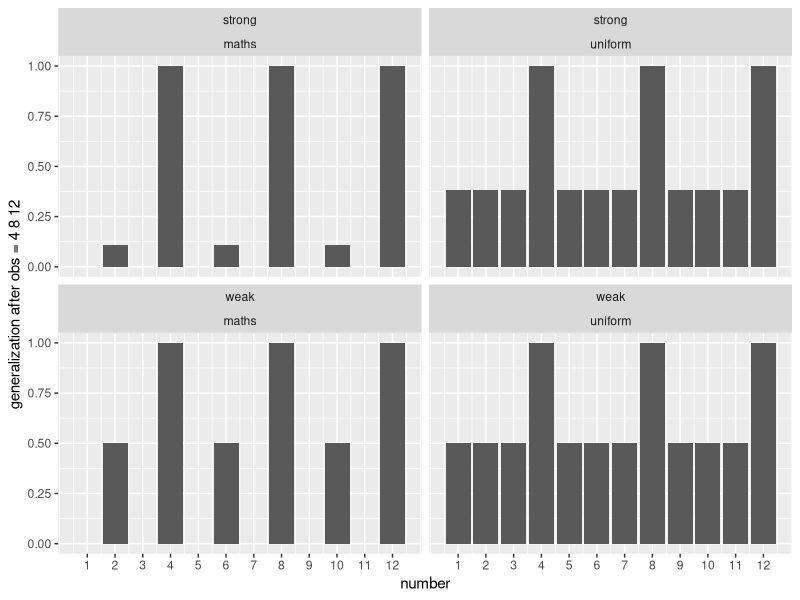
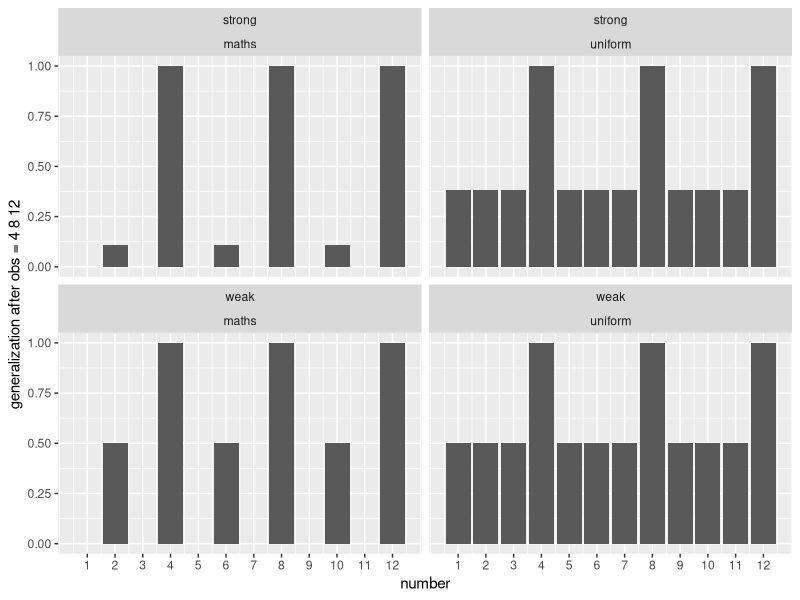

Here is the R script that generated these plots, in order: (Note: this script raises an error after producing the figures.)
# Code for the number game

library(ggplot2)
library(tidyverse)

# First define a helper function that will be used to carry out inference. It creates a list (PG) that includes
#   - posterior (P) computed by combining likelihood and prior
#   - generalizations (G) that emerge from this posterior (ie the posterior predictive distribution)

make_pg <- function(obs, hs, prior, likelihood, priorname, likelihoodname) {

  pg <- list()

  posterior <- prior # initialise the posterior at the prior
  for( o in obs ) { # loop over the observations
    posterior <- posterior * likelihood[,o] # update the posterior 
  }
  
  # "normalise" the posterior so that it sums to 1
  posterior <- posterior / sum( posterior ) 
  pg$p <- posterior

  # now compute the probability that a particular value will turn out to belong   # to the true concept
  n = ncol(likelihood)
  gen <- vector( length=n )
  for( v in 1:n ) {
    consistentHypotheses <- as.logical(hs[,v])
    gen[v] <- sum( posterior[consistentHypotheses] ) 
  }

  # create tibble for subsequent plotting
  x = 1:n
  g <- tibble(x=x)
  g$gen<- gen
  g$prior <- priorname
  g$likelihood <- likelihoodname 
  pg$g <- g

  return(pg)
}

# Function that runs the models given the observations in OBS
numbergame <- function( obs, plot=TRUE ) {

  # we'll consider numbers between 1 and n
  n <-  12

  # set up data frame with all possible hypotheses
  hs_all <-  expand.grid(replicate(n, 0:1, simplify = FALSE))
  colnames(hs_all) <- paste("V", 1:n, sep="")
  # drop the empty hypothesis
  hs_all <- hs_all[-1,]

  # number of hypotheses
  nH <- nrow(hs_all)
  
  # specify a uniform prior distribution over the full hypothesis space
  prior <- rep.int( 1/nH, nH )
  hs_all$uprior <- prior
  
  # set up data frame with mathematical hypotheses
  hs_math_ex <- list( c(1,2,4,8), c(2,4,6,8,10,12), c(3,6,9,12), c(4,8,12), c(5,10), c(6,12), c(1,4,9), c(1,8) )
  
  nH_math = length(hs_math_ex)
  hs_math <- matrix(0, nH_math,n)
  for (i in 1:length(hs_math_ex)) {
    extension <- hs_math_ex[[i]]
    hs_math[i,extension] <- 1
  }
  hs_math <- as.data.frame(hs_math)


  # specify a prior that is uniform over just the mathematical hypotheses. Note that the mathematical prior assigns zero probability to all hypotheses other than the small set we enumerate
  prior_math <- rep.int( 1/nH_math, nH_math )
  hs_math$mprior <- prior_math

  # combine hs_all and hs_math. The resulting frame (hs) has a column for the uniform prior (uprior) and a column for the mathematical prior (mprior)
  hs <- merge(hs_all, hs_math, all=TRUE)
  hs[is.na(hs)] <- 0

  # matrix containing likelihoods for all possible values between 1 and n, 
  # as specified by all nH hypotheses
  sizes <- rowSums(hs[,1:n])

  # strong sampling likelihood
  likelihood_strong <- hs[,1:n]/sizes
  # weak sampling likelihood
  likelihood_weak  <- hs[,1:n] 

  allpg <- list()

  # run 4 models that represent all possible combinations of the two priors (mathematical prior and uniform prior) and the two likelihoods (strong and weak sampling) 

  allpg$u_strong <- make_pg(obs, hs[,1:n], hs$uprior, likelihood_strong, "uniform", "strong")
  allpg$u_weak <- make_pg(obs, hs[,1:n], hs$uprior, likelihood_weak, "uniform", "weak")
  allpg$m_strong <- make_pg(obs, hs[,1:n], hs$mprior, likelihood_strong, "maths", "strong")
  allpg$m_weak <- make_pg(obs, hs[,1:n], hs$mprior, likelihood_weak, "maths", "weak")

  output <- rbind(
    allpg$u_strong$g,
    allpg$u_weak$g,
    allpg$m_strong$g,
    allpg$m_weak$g
  )

  if( plot==TRUE ) {
    pic <- output  %>%
        ggplot(aes(x = x, y = gen)) +
        geom_col() +
        scale_x_continuous(breaks=1:n) +  
        facet_wrap(vars(likelihood,prior)) +
        xlab("number") +
        ylab(paste("generalization after obs =", paste(obs, collapse=" ") ))

    plot(pic)
    ggsave(here("output","numbergame.pdf"), plot = pic, width=5, height=4)

  }

  return(allpg)
}

# Give the models a set of three positive examples (4,8,and 12)

numbergame(c(4,8,12))
